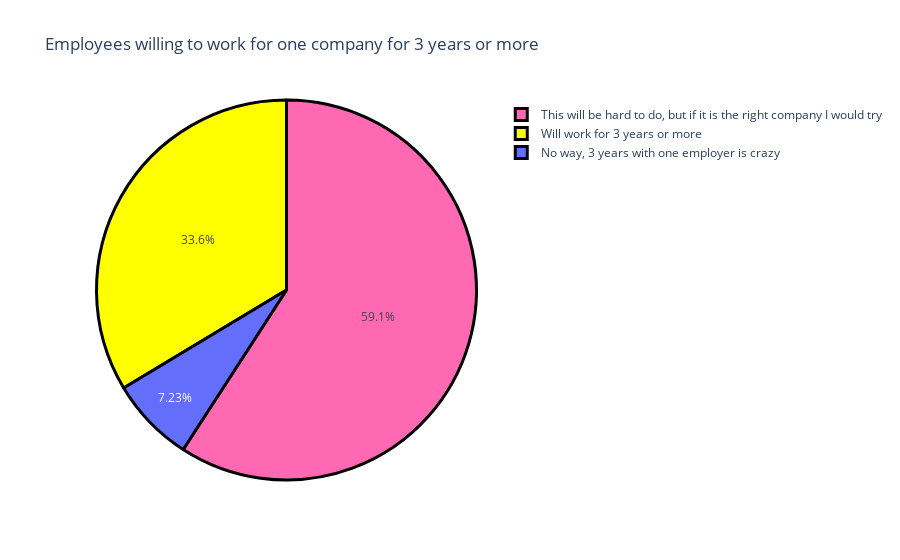

Write notebook code for a chart like this one.
### Code cell
company = df['How likely is that you will work for one employer for 3 years or more ?'].value_counts()
labels = company.index
counts = company.values
colors = ['hotpink','yellow']
fig = go.Figure(data=[go.Pie(labels=labels, values=counts)])
fig.update_layout(title_text='Employees willing to work for one company for 3 years or more')
fig.update_traces(hoverinfo='label',marker=dict(colors=colors, line=dict(color='black',width=3)))
fig.show()

### Figure 1 — Plotly figure (JSON) as saved in the notebook; plotly's stock layout.template omitted (floating-point values rounded to 4 significant figures)
{"data": [{"hoverinfo": "label", "labels": ["This will be hard to do, but if it is the right company I would try", "Will work for 3 years or more", "No way, 3 years with one employer is crazy"], "marker": {"colors": ["hotpink", "yellow"], "line": {"color": "black", "width": 3}}, "type": "pie", "values": [139, 79, 17]}], "layout": {"autosize": true, "title": {"text": "Employees willing to work for one company for 3 years or more"}}}
